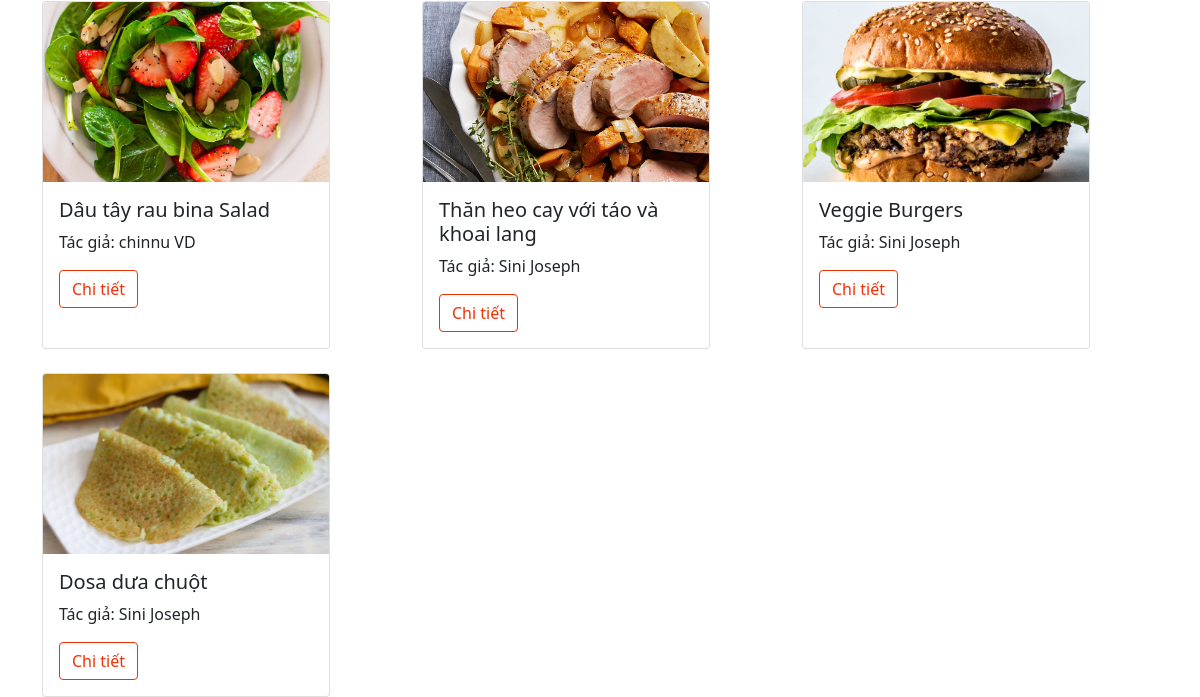
Before: /myrecipe/ (lower part) with the older database file.
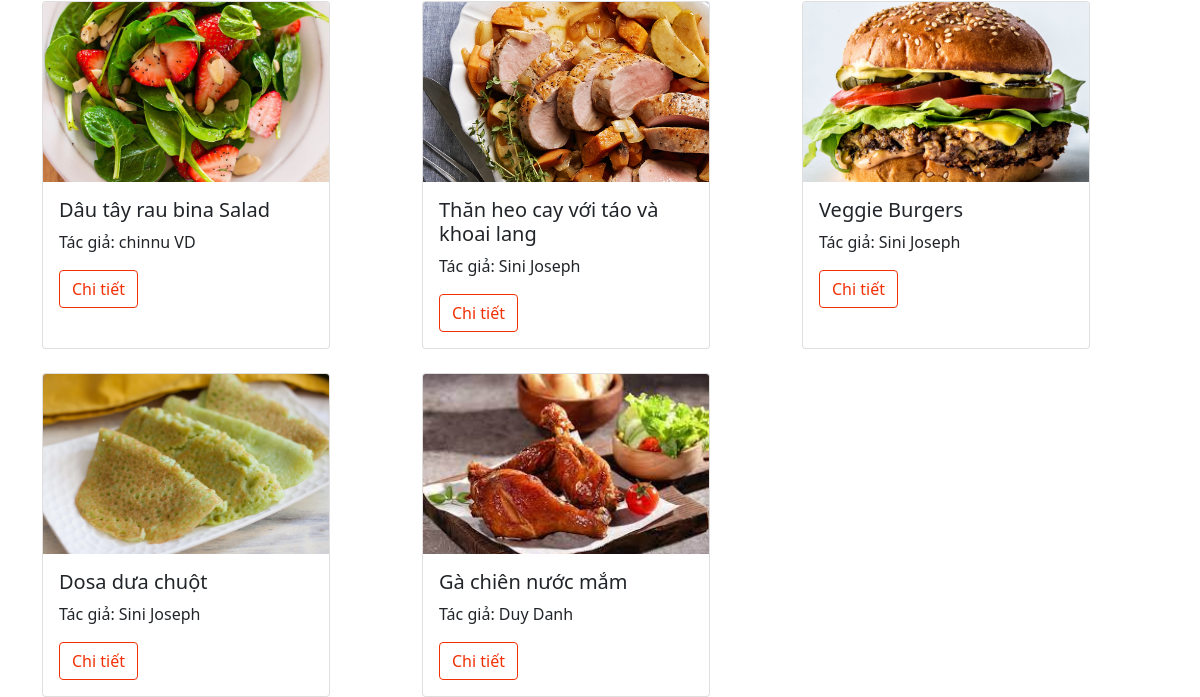
After: the same page with the newer database file.
### recipes/models.py (models this page shows, shortened)
class recipe(models.Model):
    recipe_name = models.CharField(max_length=120)
    ingredient = models.CharField(max_length=600)
    category = models.CharField(max_length=120)
    recipe_pic = models.ImageField(upload_to="images")
    How_to_make = models.CharField(max_length=600)
    created_by = models.ForeignKey(to=User,on_delete=models.CASCADE)

### home/views.py (the view)
# urls.py: 2. Add a URL to urlpatterns:  path('', Home.as_view(), name='home')
class Home(TemplateView):
    context = {}
    template_name = 'home/home.html'
    def get(self, request, *args, **kwargs):
        user = request.user.id
        if user:
            return redirect('userhome')
        data = recipe.objects.all()
        self.context['data'] = data
        return render(request,self.template_name , self.context)

### home/templates/home/home.html (shortened to what this page needs)
<!DOCTYPE html>
<html lang="en">
  <head>
    <link
      href="https://cdn.jsdelivr.net/npm/bootstrap@5.0.0-beta3/dist/css/bootstrap.min.css"
      rel="stylesheet"
    />
    {% load static %}
    <link rel="stylesheet" href="{% static 'home/css/home.css' %}" />
  </head>
  <body>
    {% include 'home/card.html' %}
  </body>
</html>

### home/templates/home/card.html
<div class="container">
  <div class="row row-cols-1 row-cols-md-3 g-4">
    {% for obj in data %} {% if obj.created_by == request.user %}
    <div class="col-3">
      <div class="card h-100" style="width: 18rem">
        <img src="/{{obj.recipe_pic}}" class="card-img-top" alt="..." />
        <div class="card-body">
          <h5 class="card-title">{{obj.recipe_name}}</h5>
          <p class="card-text">
            Tác giả: {{obj.created_by.first_name}} {{obj.created_by.last_name}}
          </p>
          <a
            href="{% url 'viewrecipe' obj.pk %}"
            class="btn btn-outline-success"
            id="bt1"
            >Chi tiết</a
          >
          <a
            href="{% url 'editrecipe' obj.pk %}"
            class="btn btn-outline-success"
            id="bt2"
            >Chỉnh sửa</a
          >
          <a
            href="{% url 'deleterecipe' obj.pk %}"
            class="btn btn-outline-success"
            id="bt3"
            >Xoá</a
          >
        </div>
      </div>
    </div>
    {% else %}
    <div class="col-3">
      <div class="card h-100" style="width: 18rem">
        <img src="/{{obj.recipe_pic}}" class="card-img-top" alt="..." />
        <div class="card-body">
          <h5 class="card-title">{{obj.recipe_name}}</h5>
          <p class="card-text">
            Tác giả: {{obj.created_by.first_name}} {{obj.created_by.last_name}}
          </p>
          <a
            href="{% url 'viewrecipe' obj.id %}"
            class="btn btn-outline-success"
            id="bt"
            >Chi tiết</a
          >
        </div>
      </div>
    </div>
    {% endif %}
    {% endfor %}
  </div>
</div>

Changed rows visible on the page:
added recipe: recipe_pic (picture), recipe_name "Gà chiên nước mắm", created_by.first_name "Duy", created_by.last_name "Danh"
